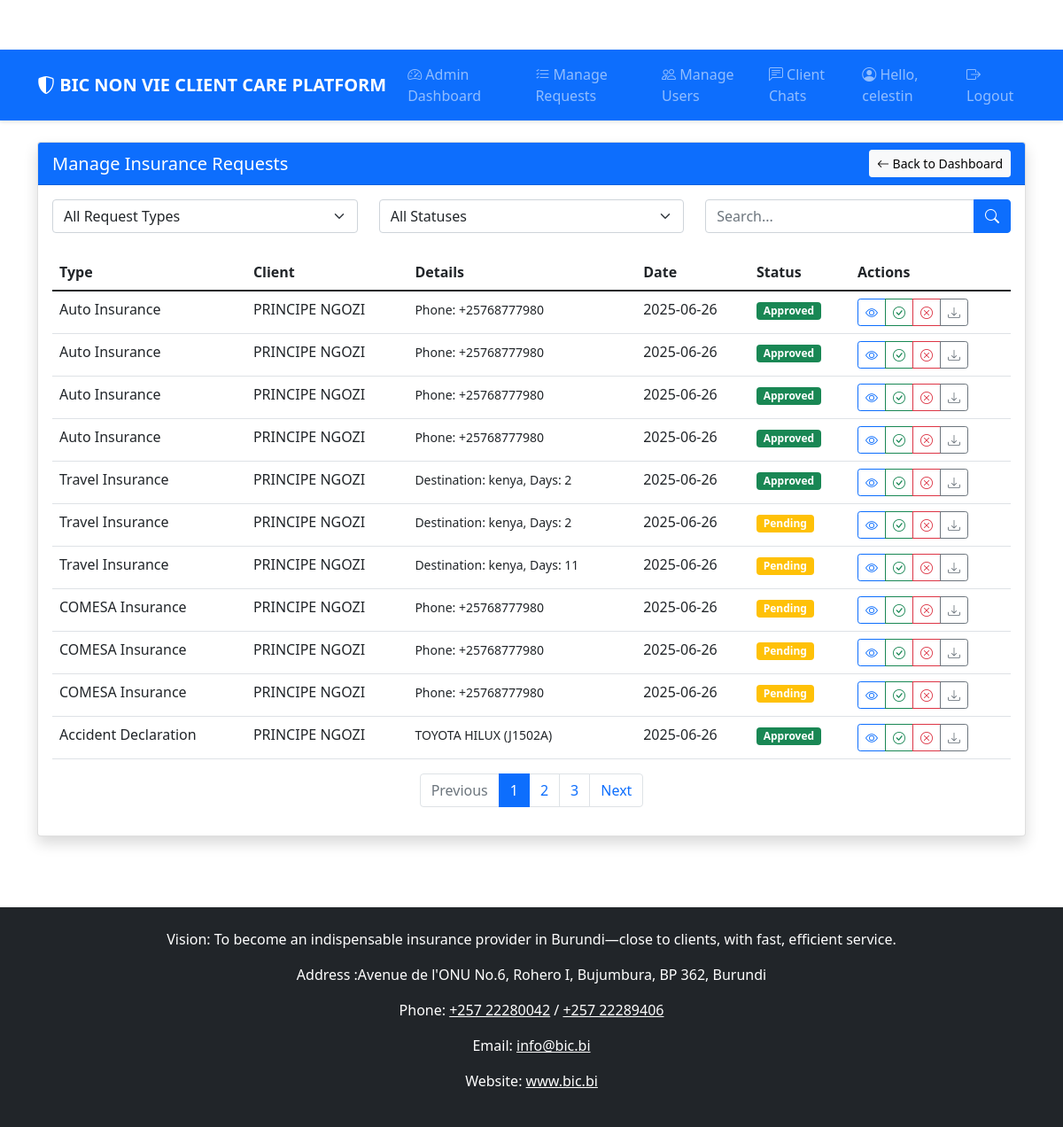
The page /admin/manage-requests (signed in) on the database as committed earlier.
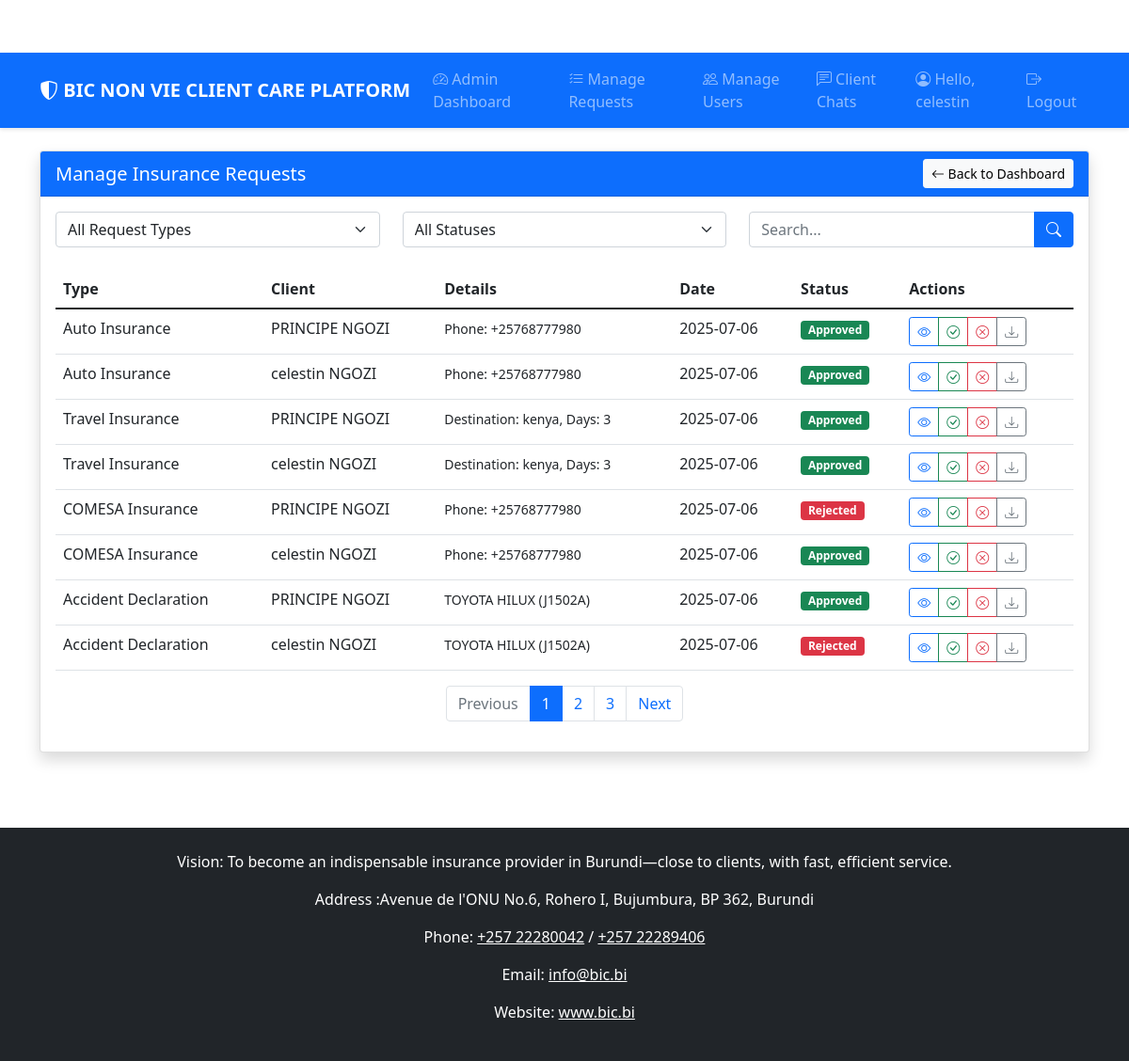
The same page on the database as committed later.
### app.py (models this page shows, shortened)
class AutoInsuranceRequest(db.Model):
    id = db.Column(db.Integer, primary_key=True)
    user_id = db.Column(db.Integer, db.ForeignKey('user.id'), nullable=False)
    user = db.relationship('User', back_populates='auto_insurance_requests')
    carte_rose = db.Column(db.String(255))
    ancient_card = db.Column(db.String(255))
    phone = db.Column(db.String(20), nullable=False)
    status = db.Column(db.String(20), default='pending')  # pending, approved, rejected
    created_at = db.Column(db.DateTime, default=datetime.utcnow)

class User(UserMixin, db.Model):
    id = db.Column(db.Integer, primary_key=True)
    email = db.Column(db.String(100), unique=True, nullable=False)
    password = db.Column(db.String(100), nullable=False)
    first_name = db.Column(db.String(50), nullable=False)
    last_name = db.Column(db.String(50), nullable=False)
    phone = db.Column(db.String(20))
    role = db.Column(db.String(20), default='client')  # 'client' or 'admin'
    created_at = db.Column(db.DateTime, default=datetime.utcnow)
    auto_insurance_requests = db.relationship('AutoInsuranceRequest', back_populates='user', lazy=True)
    travel_insurance_requests = db.relationship('TravelInsuranceRequest', back_populates='user', lazy=True)
    comesa_insurance_requests = db.relationship('ComesaInsuranceRequest', back_populates='user', lazy=True)
    accident_declarations = db.relationship('AccidentDeclaration', back_populates='user', lazy=True)
    messages_sent = db.relationship(
        'Message',
        foreign_keys='Message.user_id',
        backref='sender',
        lazy=True
    )
    messages_received = db.relationship(
        'Message',
        foreign_keys='Message.admin_id',
        backref='receiver',
        lazy=True
    )

class TravelInsuranceRequest(db.Model):
    id = db.Column(db.Integer, primary_key=True)
    user_id = db.Column(db.Integer, db.ForeignKey('user.id'), nullable=False)
    user = db.relationship('User', back_populates='travel_insurance_requests')
    passport = db.Column(db.String(255))
    email = db.Column(db.String(100), nullable=False)
    phone = db.Column(db.String(20), nullable=False)
    destination = db.Column(db.String(100), nullable=False)
    days = db.Column(db.Integer, nullable=False)
    status = db.Column(db.String(20), default='pending')
    departure_date = db.Column(db.Date, nullable=True)
    return_date = db.Column(db.Date, nullable=True)
    created_at = db.Column(db.DateTime, default=datetime.utcnow)

class ComesaInsuranceRequest(db.Model):
    id = db.Column(db.Integer, primary_key=True)
    user_id = db.Column(db.Integer, db.ForeignKey('user.id'), nullable=False)
    user = db.relationship('User', back_populates='comesa_insurance_requests')
    carte_rose = db.Column(db.String(255))
    ancient_card = db.Column(db.String(255))
    phone = db.Column(db.String(20), nullable=False)
    status = db.Column(db.String(20), default='pending')
    created_at = db.Column(db.DateTime, default=datetime.utcnow)

class AccidentDeclaration(db.Model):
    id = db.Column(db.Integer, primary_key=True)
    user_id = db.Column(db.Integer, db.ForeignKey('user.id'), nullable=False)
    user = db.relationship('User', back_populates='accident_declarations')
    name = db.Column(db.String(100), nullable=False)
    car_type = db.Column(db.String(100), nullable=False)
    plate_license = db.Column(db.String(50), nullable=False)
    opg_measure = db.Column(db.Boolean, nullable=False)
    car_working = db.Column(db.Boolean, nullable=False)
    opj_name = db.Column(db.String(100))
    opj_phone = db.Column(db.String(20))
    accident_datetime = db.Column(db.DateTime)
    injured_people = db.Column(db.Boolean, nullable=False)
    car_damage = db.Column(db.String(255))
    collided_with_name = db.Column(db.String(100))
    collided_with_plate = db.Column(db.String(50))
    collided_damage = db.Column(db.String(255))
    injured_details = db.Column(db.Text)
    witness = db.Column(db.Text)
    accident_image1 = db.Column(db.String(255))
    accident_image2 = db.Column(db.String(255))
    accident_image3 = db.Column(db.String(255))
    carte_rose_image = db.Column(db.String(255))
    insurance_card_image = db.Column(db.String(255))
    driving_license_image = db.Column(db.String(255))
    summary = db.Column(db.Text)
    status = db.Column(db.String(20), default='pending')
    created_at = db.Column(db.DateTime, default=datetime.utcnow)

### app.py (the view)
@app.route('/admin/manage-requests')
@login_required
@admin_required
def manage_requests():
    request_type = request.args.get('type', 'all')
    status = request.args.get('status', 'all')
    search = request.args.get('search', '')
    auto_query = AutoInsuranceRequest.query
    travel_query = TravelInsuranceRequest.query
    comesa_query = ComesaInsuranceRequest.query
    accident_query = AccidentDeclaration.query
    if status != 'all':
        auto_query = auto_query.filter_by(status=status)
        travel_query = travel_query.filter_by(status=status)
        comesa_query = comesa_query.filter_by(status=status)
        accident_query = accident_query.filter_by(status=status)
    if search:
        auto_query = auto_query.join(User).filter(
            (User.first_name.ilike(f'%{search}%')) |
            (User.last_name.ilike(f'%{search}%')) |
            (AutoInsuranceRequest.phone.ilike(f'%{search}%'))
        )
    if request_type == 'all' or request_type == 'auto':
        auto_requests = auto_query.all()
    else:
        auto_requests = []
    if request_type == 'all' or request_type == 'travel':
        travel_requests = travel_query.all()
    else:
        travel_requests = []
    if request_type == 'all' or request_type == 'comesa':
        comesa_requests = comesa_query.all()
    else:
        comesa_requests = []
    if request_type == 'all' or request_type == 'accident':
        accident_declarations = accident_query.all()
    else:
        accident_declarations = []
    return render_template('admin/manage_requests.html',
                         auto_requests=auto_requests,
                         travel_requests=travel_requests,
                         comesa_requests=comesa_requests,
                         accident_declarations=accident_declarations,
                         request_type=request_type,
                         status=status,
                         search=search)

### templates/admin/manage_requests.html (shortened to what the changed rows need)
{% extends "base.html" %}
{% block content %}
<div class="row">
    <div class="col-12">
        <div class="card">
            <div class="card-body">
                <div class="table-responsive">
                    <table class="table table-hover">
                        <thead>
                            <tr>
                                <th>Type</th>
                                <th>Client</th>
                                <th>Details</th>
                                <th>Date</th>
                                <th>Status</th>
                                <th>Actions</th>
                            </tr>
                        </thead>
                        <tbody>
                            {% for request in auto_requests %}
                                <tr>
                                    <td>Auto Insurance</td>
                                    <td>{{ request.user.first_name }} {{ request.user.last_name }}</td>
                                    <td>
                                        <small>Phone: {{ request.phone }}</small>
                                    </td>
                                    <td>{{ request.created_at.strftime('%Y-%m-%d') }}</td>
                                    <td>
                                        <span class="badge bg-{{ 'success' if request.status == 'approved' else 'warning' if request.status == 'pending' else 'danger' }}">
                                            {{ request.status|capitalize }}
                                        </span>
                                    </td>
                                    <td>
                                        <div class="btn-group btn-group-sm">
                                            <a href="#" class="btn btn-outline-primary" title="View">
                                                <i class="bi bi-eye"></i>
                                            </a>
                                            <a href="{{ url_for('approve_request', type='auto', id=request.id) }}" class="btn btn-outline-success" title="Approve">
                                                <i class="bi bi-check-circle"></i>
                                            </a>
                                            <a href="{{ url_for('reject_request', type='auto', id=request.id) }}" class="btn btn-outline-danger" title="Reject">
                                                <i class="bi bi-x-circle"></i>
                                            </a>
                                            <a href="{{ url_for('download_request', type='auto', id=request.id) }}" class="btn btn-outline-secondary" title="Download">
                                                <i class="bi bi-download"></i>
                                            </a>
                                        </div>
                                    </td>
                                </tr>
                            {% endfor %}
                            {% for request in travel_requests %}
                                <tr>
                                    <td>Travel Insurance</td>
                                    <td>{{ request.user.first_name }} {{ request.user.last_name }}</td>
                                    <td>
                                        <small>Destination: {{ request.destination }}, Days: {{ request.days }}</small>
                                    </td>
                                    <td>{{ request.created_at.strftime('%Y-%m-%d') }}</td>
                                    <td>
                                        <span class="badge bg-{{ 'success' if request.status == 'approved' else 'warning' if request.status == 'pending' else 'danger' }}">
                                            {{ request.status|capitalize }}
                                        </span>
                                    </td>
                                    <td>
                                        <div class="btn-group btn-group-sm">
                                            <a href="#" class="btn btn-outline-primary" title="View">
                                                <i class="bi bi-eye"></i>
                                            </a>
                                            <a href="{{ url_for('approve_request', type='travel', id=request.id) }}" class="btn btn-outline-success" title="Approve">
                                                <i class="bi bi-check-circle"></i>
                                            </a>
                                            <a href="{{ url_for('reject_request', type='travel', id=request.id) }}" class="btn btn-outline-danger" title="Reject">
                                                <i class="bi bi-x-circle"></i>
                                            </a>
                                            <a href="{{ url_for('download_request', type='travel', id=request.id) }}" class="btn btn-outline-secondary" title="Download">
                                                <i class="bi bi-download"></i>
                                            </a>
                                        </div>
                                    </td>
                                </tr>
                            {% endfor %}
                            {% for request in comesa_requests %}
                                <tr>
                                    <td>COMESA Insurance</td>
                                    <td>{{ request.user.first_name }} {{ request.user.last_name }}</td>
                                    <td>
                                        <small>Phone: {{ request.phone }}</small>
                                    </td>
                                    <td>{{ request.created_at.strftime('%Y-%m-%d') }}</td>
                                    <td>
                                        <span class="badge bg-{{ 'success' if request.status == 'approved' else 'warning' if request.status == 'pending' else 'danger' }}">
                                            {{ request.status|capitalize }}
                                        </span>
                                    </td>
                                    <td>
                                        <div class="btn-group btn-group-sm">
                                            <a href="#" class="btn btn-outline-primary" title="View">
                                                <i class="bi bi-eye"></i>
                                            </a>
                                            <a href="{{ url_for('approve_request', type='comesa', id=request.id) }}" class="btn btn-outline-success" title="Approve">
                                                <i class="bi bi-check-circle"></i>
                                            </a>
                                            <a href="{{ url_for('reject_request', type='comesa', id=request.id) }}" class="btn btn-outline-danger" title="Reject">
                                                <i class="bi bi-x-circle"></i>
                                            </a>
                                            <a href="{{ url_for('download_request', type='comesa', id=request.id) }}" class="btn btn-outline-secondary" title="Download">
                                                <i class="bi bi-download"></i>
                                            </a>
                                        </div>
                                    </td>
                                </tr>
                            {% endfor %}
                            {% for declaration in accident_declarations %}
                                <tr>
                                    <td>Accident Declaration</td>
                                    <td>{{ declaration.user.first_name }} {{ declaration.user.last_name }}</td>
                                    <td>
                                        <small>{{ declaration.car_type }} ({{ declaration.plate_license }})</small>
                                    </td>
                                    <td>{{ declaration.created_at.strftime('%Y-%m-%d') }}</td>
                                    <td>
                                        <span class="badge bg-{{ 'success' if declaration.status == 'approved' else 'warning' if declaration.status == 'pending' else 'danger' }}">
                                            {{ declaration.status|capitalize }}
                                        </span>
                                    </td>
                                    <td>
                                        <div class="btn-group btn-group-sm">
                                            <a href="#" class="btn btn-outline-primary" title="View">
                                                <i class="bi bi-eye"></i>
                                            </a>
                                            <a href="{{ url_for('approve_request', type='accident', id=declaration.id) }}" class="btn btn-outline-success" title="Approve">
                                                <i class="bi bi-check-circle"></i>
                                            </a>
                                            <a href="{{ url_for('reject_request', type='accident', id=declaration.id) }}" class="btn btn-outline-danger" title="Reject">
                                                <i class="bi bi-x-circle"></i>
                                            </a>
                                            <a href="{{ url_for('download_request', type='accident', id=declaration.id) }}" class="btn btn-outline-secondary" title="Download">
                                                <i class="bi bi-download"></i>
                                            </a>
                                        </div>
                                    </td>
                                </tr>
                            {% endfor %}
                        </tbody>
                    </table>
                </div>
            </div>
        </div>
    </div>
</div>
{% endblock %}

Rows that differ between the two databases and show on the page:
removed AutoInsuranceRequest: user.first_name "PRINCIPE", user.last_name "NGOZI", phone "+25768777980", created_at "2025-06-26", status "Approved"
removed AutoInsuranceRequest: user.first_name "PRINCIPE", user.last_name "NGOZI", phone "+25768777980", created_at "2025-06-26", status "Approved"
removed AutoInsuranceRequest: user.first_name "PRINCIPE", user.last_name "NGOZI", phone "+25768777980", created_at "2025-06-26", status "Approved"
removed TravelInsuranceRequest: user.first_name "PRINCIPE", user.last_name "NGOZI", destination "kenya", days "2", created_at "2025-06-26", status "Pending"
removed TravelInsuranceRequest: user.first_name "PRINCIPE", user.last_name "NGOZI", destination "kenya", days "11", created_at "2025-06-26", status "Pending"
removed ComesaInsuranceRequest: user.first_name "PRINCIPE", user.last_name "NGOZI", phone "+25768777980", created_at "2025-06-26", status "Pending"
removed ComesaInsuranceRequest: user.first_name "PRINCIPE", user.last_name "NGOZI", phone "+25768777980", created_at "2025-06-26", status "Pending"
changed AutoInsuranceRequest "PRINCIPE": created_at "2025-06-26" → "2025-07-06"
added AutoInsuranceRequest: user.first_name "celestin", user.last_name "NGOZI", phone "+25768777980", created_at "2025-07-06", status "Approved"
changed TravelInsuranceRequest "PRINCIPE": days "2" → "3"; created_at "2025-06-26" → "2025-07-06"
added TravelInsuranceRequest: user.first_name "celestin", user.last_name "NGOZI", destination "kenya", days "3", created_at "2025-07-06", status "Approved"
changed ComesaInsuranceRequest "PRINCIPE": created_at "2025-06-26" → "2025-07-06"; status "Pending" → "Rejected"
added ComesaInsuranceRequest: user.first_name "celestin", user.last_name "NGOZI", phone "+25768777980", created_at "2025-07-06", status "Approved"
changed AccidentDeclaration "Approved": created_at "2025-06-26" → "2025-07-06"
added AccidentDeclaration: user.first_name "celestin", user.last_name "NGOZI", car_type "TOYOTA HILUX", plate_license "J1502A", created_at "2025-07-06", status "Rejected"
